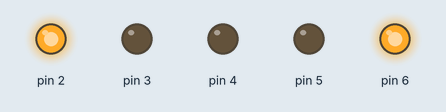
Bench run of a sketch on a simulated Arduino Uno, built with avr-gcc and run on an emulated ATmega328P. Parts: output pins drawn as LEDs (lit = HIGH).

Above: at 0.5 s.
At 1.5 s:
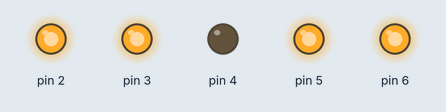
At 2.5 s:
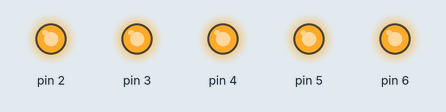
At 3.5 s:
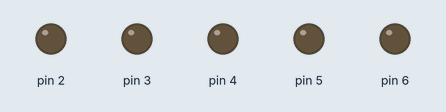
Timing chart, 0 to 5.2 s (numbered marks = the images above):
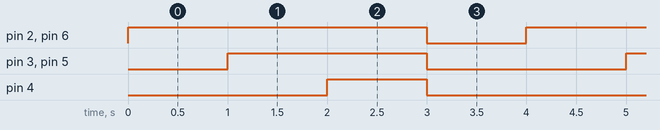

Measured:
- by itself, pin 2, pin 6: alternates HIGH for 3.0 s and LOW for 1.0 s
- by itself, pin 3, pin 5: alternates HIGH for 2.0 s and LOW for 2.0 s
- by itself, pin 4: alternates HIGH for 1.0 s and LOW for 3.0 s

The sketch:

GatheringPattern.ino
```cpp
void setup() {
  // Set pins D2 to D6 as outputs
  pinMode(2, OUTPUT);
  pinMode(3, OUTPUT);
  pinMode(4, OUTPUT);
  pinMode(5, OUTPUT);
  pinMode(6, OUTPUT);
}

void loop() {
  // Turn ON the outer 2 LEDs (LEDs connected to pins 2 and 6)
  digitalWrite(2, HIGH);
  digitalWrite(6, HIGH);

  // Wait for 1 second
  delay(1000);

  // Turn ON the next 2 LEDs (LEDs connected to pins 3 and 5)
  digitalWrite(3, HIGH);
  digitalWrite(5, HIGH);

  // Wait for 1 second
  delay(1000);

  // Turn ON the middle LED (LED connected to pin 4)
  digitalWrite(4, HIGH);

  // Wait for 1 second
  delay(1000);

  // Turn OFF all LEDs
  digitalWrite(2, LOW);
  digitalWrite(3, LOW);
  digitalWrite(4, LOW);
  digitalWrite(5, LOW);
  digitalWrite(6, LOW);

  // Wait for 1 second
  delay(1000);
}
```
